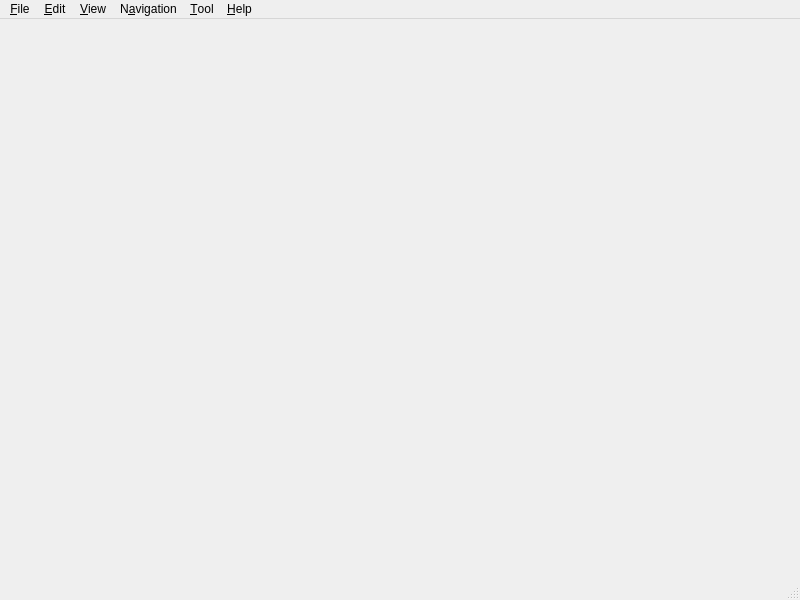
<?xml version="1.0" encoding="UTF-8"?>
<ui version="4.0">
 <class>MainWindow</class>
 <widget class="QMainWindow" name="MainWindow">
  <property name="geometry">
   <rect>
    <x>0</x>
    <y>0</y>
    <width>800</width>
    <height>600</height>
   </rect>
  </property>
  <property name="acceptDrops">
   <bool>true</bool>
  </property>
  <property name="windowTitle">
   <string>Kelir</string>
  </property>
  <widget class="QWidget" name="centralwidget">
   <layout class="QVBoxLayout" name="verticalLayout">
    <property name="margin">
     <number>2</number>
    </property>
    <item>
     <widget class="PaintCanvas" name="m_pCanvas" native="true"/>
    </item>
   </layout>
  </widget>
  <widget class="QMenuBar" name="menubar">
   <property name="geometry">
    <rect>
     <x>0</x>
     <y>0</y>
     <width>800</width>
     <height>19</height>
    </rect>
   </property>
   <widget class="QMenu" name="menuFile">
    <property name="title">
     <string>&amp;File</string>
    </property>
    <addaction name="actionFileNew"/>
    <addaction name="actionFileOpen"/>
    <addaction name="actionFileSave"/>
    <addaction name="actionFileSaveAs"/>
    <addaction name="separator"/>
    <addaction name="actionFileExport"/>
    <addaction name="separator"/>
    <addaction name="actionFileExit"/>
   </widget>
   <widget class="QMenu" name="menuHelp">
    <property name="title">
     <string>&amp;Help</string>
    </property>
    <addaction name="actionHelpAbout"/>
    <addaction name="actionHelpAboutQt"/>
   </widget>
   <widget class="QMenu" name="menuView">
    <property name="title">
     <string>&amp;View</string>
    </property>
   </widget>
   <widget class="QMenu" name="menuTool">
    <property name="title">
     <string>&amp;Tool</string>
    </property>
   </widget>
   <widget class="QMenu" name="menuEdit">
    <property name="title">
     <string>&amp;Edit</string>
    </property>
    <addaction name="actionEditUndo"/>
    <addaction name="actionEditRedo"/>
   </widget>
   <widget class="QMenu" name="menuNav">
    <property name="title">
     <string>N&amp;avigation</string>
    </property>
    <addaction name="actionNavPrevFrame"/>
    <addaction name="actionNavNextFrame"/>
    <addaction name="actionNavPrevKeyframe"/>
    <addaction name="actionNavNextKeyframe"/>
   </widget>
   <addaction name="menuFile"/>
   <addaction name="menuEdit"/>
   <addaction name="menuView"/>
   <addaction name="menuNav"/>
   <addaction name="menuTool"/>
   <addaction name="menuHelp"/>
  </widget>
  <widget class="QStatusBar" name="statusbar"/>
  <action name="actionHelpAbout">
   <property name="text">
    <string>&amp;About</string>
   </property>
  </action>
  <action name="actionFileExit">
   <property name="text">
    <string>E&amp;xit</string>
   </property>
   <property name="shortcut">
    <string>Alt+F4</string>
   </property>
  </action>
  <action name="actionHelpAboutQt">
   <property name="text">
    <string>About &amp;Qt</string>
   </property>
  </action>
  <action name="actionFileOpen">
   <property name="text">
    <string>&amp;Open</string>
   </property>
   <property name="shortcut">
    <string>Ctrl+O</string>
   </property>
  </action>
  <action name="actionFileSave">
   <property name="text">
    <string>&amp;Save</string>
   </property>
   <property name="shortcut">
    <string>Ctrl+S</string>
   </property>
  </action>
  <action name="actionFileSaveAs">
   <property name="text">
    <string>Save &amp;As</string>
   </property>
   <property name="shortcut">
    <string>Ctrl+Shift+S</string>
   </property>
  </action>
  <action name="actionFileExport">
   <property name="text">
    <string>&amp;Export</string>
   </property>
  </action>
  <action name="actionEditUndo">
   <property name="text">
    <string>&amp;Undo</string>
   </property>
   <property name="shortcut">
    <string>Ctrl+Z</string>
   </property>
  </action>
  <action name="actionEditRedo">
   <property name="text">
    <string>&amp;Redo</string>
   </property>
   <property name="shortcut">
    <string>Ctrl+Shift+Z</string>
   </property>
  </action>
  <action name="actionFileNew">
   <property name="text">
    <string>&amp;New</string>
   </property>
   <property name="shortcut">
    <string>Ctrl+N</string>
   </property>
  </action>
  <action name="actionNavNextFrame">
   <property name="text">
    <string>N&amp;ext Frame</string>
   </property>
   <property name="shortcut">
    <string>Right</string>
   </property>
  </action>
  <action name="actionNavPrevFrame">
   <property name="text">
    <string>P&amp;revious Frame</string>
   </property>
   <property name="shortcut">
    <string>Left</string>
   </property>
  </action>
  <action name="actionNavPrevKeyframe">
   <property name="text">
    <string>Pre&amp;vious Keyframe</string>
   </property>
   <property name="shortcut">
    <string>Down</string>
   </property>
  </action>
  <action name="actionNavNextKeyframe">
   <property name="text">
    <string>Ne&amp;xt Keyframe</string>
   </property>
   <property name="shortcut">
    <string>Up</string>
   </property>
  </action>
 </widget>
 <customwidgets>
  <customwidget>
   <class>PaintCanvas</class>
   <extends>QWidget</extends>
   <header>../main/paintcanvas.hpp</header>
   <container>1</container>
  </customwidget>
 </customwidgets>
 <resources/>
 <connections/>
</ui>
